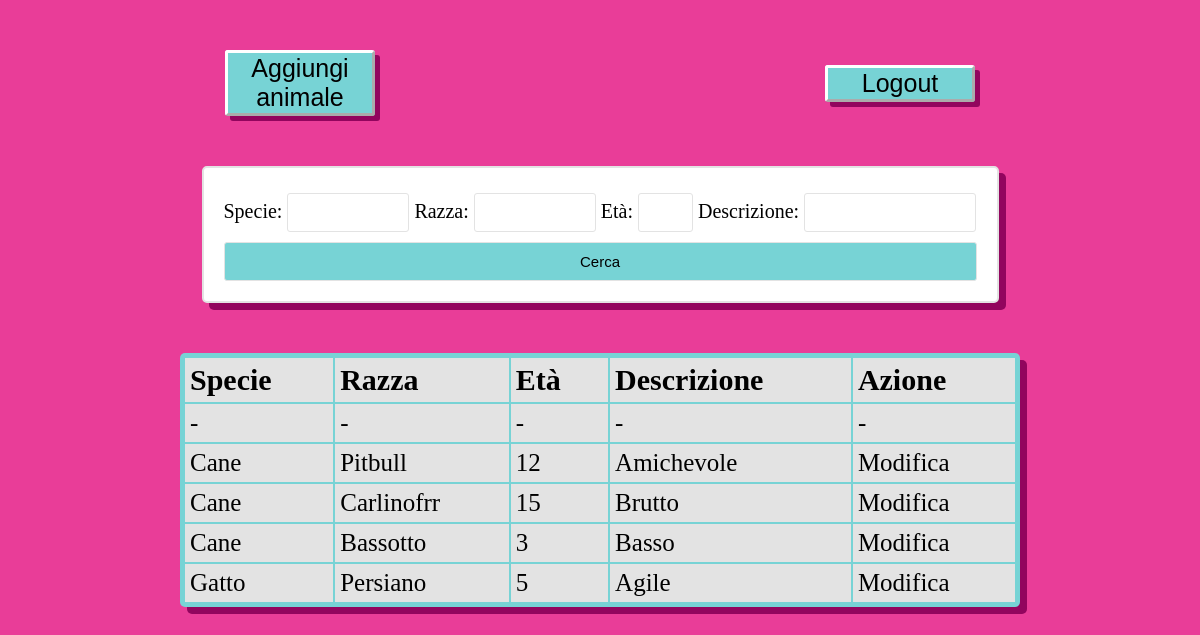
Page /lista_animaliAmministratore/ on the earlier database version.
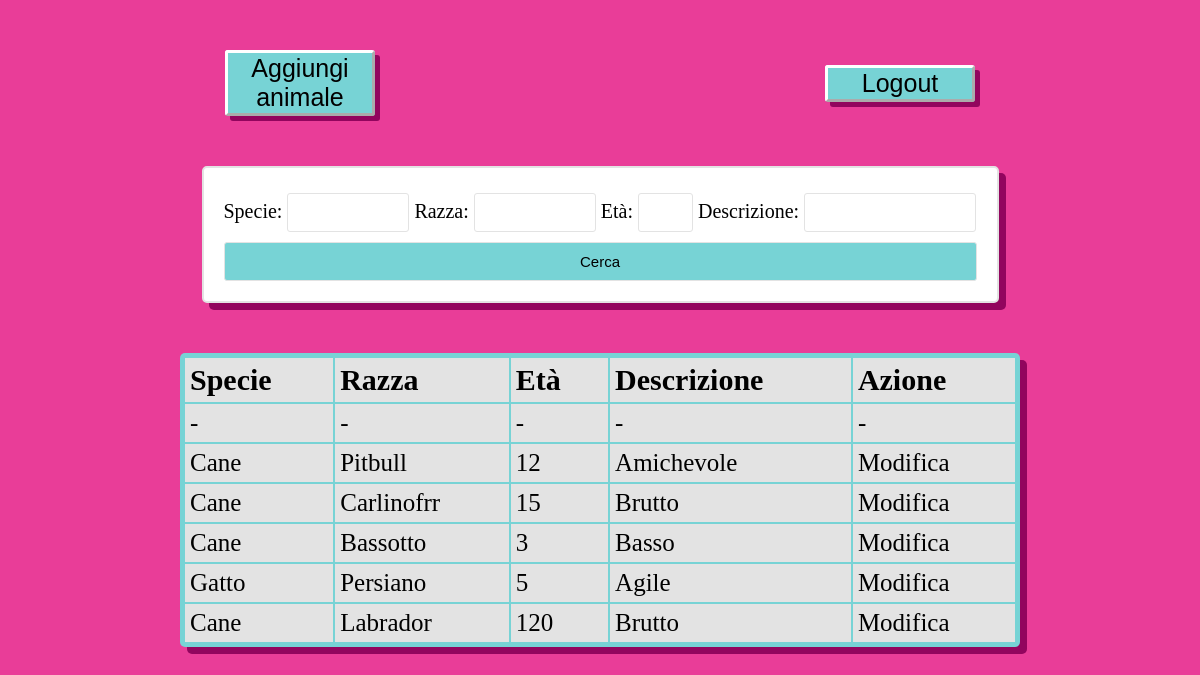
Same page on the later database version.
### adozione/models.py (models this page shows, shortened)
class Animale(models.Model):
    ID_animale = models.AutoField(primary_key=True)
    specie = models.CharField(max_length=100)
    razza = models.CharField(max_length=50)
    età = models.IntegerField(default=0)
    descrizione = models.CharField(max_length=400)

### adozione/views.py (the view)
# urls.py: path('lista_animaliAmministratore/', views.lista_animaliAmministratore, name = 'lista_animaliAmministratore'),
def lista_animaliAmministratore(request):
    animali = Animale.objects.all()
    myFilter = AnimalFilter(request.GET, queryset=animali)
    animali = myFilter.qs
    context = {'animali': animali, 'myFilter': myFilter}
    return render(request, "lista_animaliAmministratore.html", context)

### adozione/templates/lista_animaliAmministratore.html (shortened to what this page needs)
{% load static %}
<!DOCTYPE html>
<html>
    <head>
        <link rel="stylesheet" type="text/css" href="{% static 'styles.css' %}">
    </head>
    <body>
        <div class="navbar">
            <a class="button_link" href="{% url 'aggiungiAnimale' %}">
                <button class="pulsante" >Aggiungi animale</button>
            </a>
            <a class="button_link" href="{% url 'logout' %}">
                <button class="pulsante" >Logout</button>
            </a>
        </div>
        <form id= "form_ricerca" method="get">
            {{myFilter.form}}
            <button class="btn btn-primary" type="submit"> Cerca </button>
        </form>
        <table>
            <thead>
                <th>Specie</th>
                <th>Razza</th>
                <th>Età</th>
                <th>Descrizione</th>
                <th>Azione</th>
            </thead>
            <tbody>
                <tr>
                    <td>-</td>
                    <td>-</td>
                    <td>-</td>
                    <td>-</td>
                    <td>-</td>
                </tr>
                {% for animal in animali %}
                <tr>
                    <td>{{ animal.specie }}</td>
                    <td>{{ animal.razza }}</td>
                    <td>{{ animal.età }}</td>
                    <td>{{ animal.descrizione }}</td>
                    <td>
                        <a href="{% url 'modifica_animale' animal.ID_animale %}" class="pulsante pulsante_tabella">Modifica</a>
                    </td>
                    </tr>
                {% endfor %}
            </tbody>
        </table>
    </body>
</html>

Differences in the rows shown:
added Animale: specie "Cane", razza "Labrador", età "120", descrizione "Brutto"
